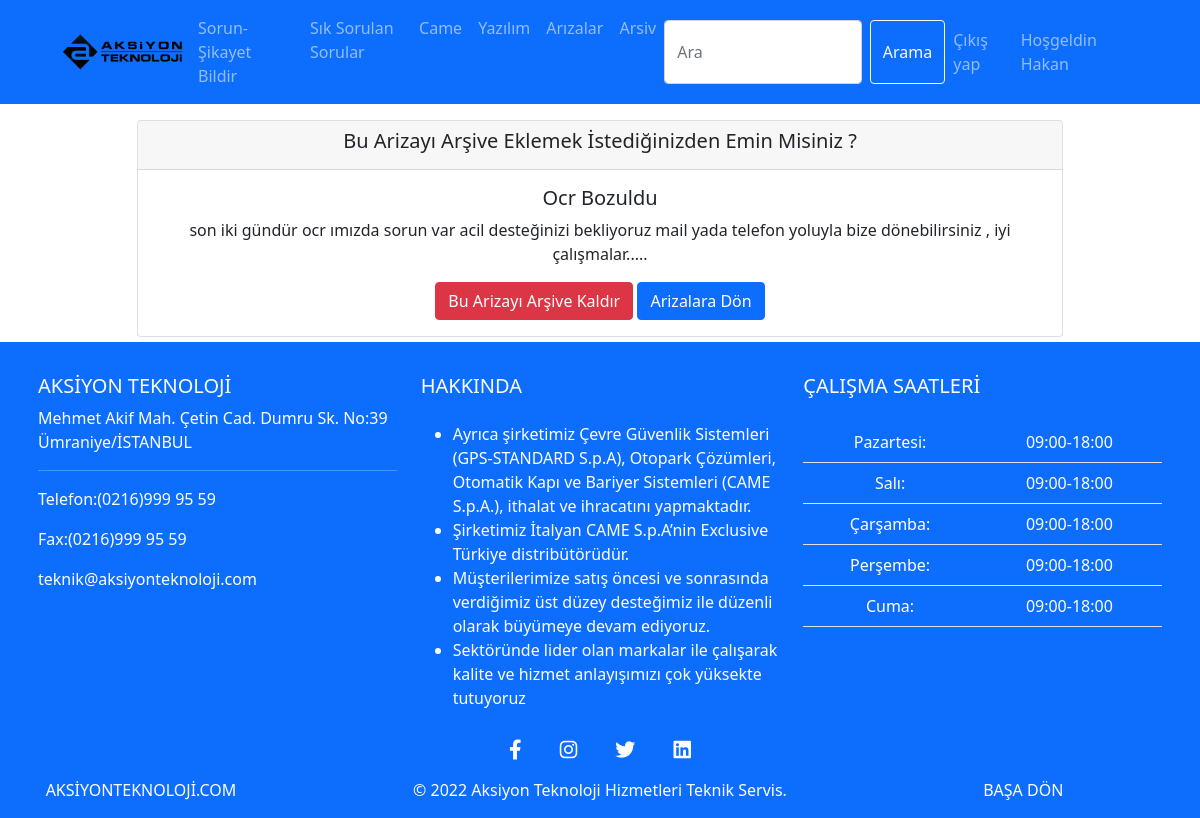
/arsiv/arsivdencikar/ocr-bozuldu-1 (signed in), run on the app's committed database.
### tickets/models.py (models this page shows, shortened)
class Ariza(models.Model):
    gelenMail = models.CharField(max_length=50)
    gelenAdSoyad = models.CharField(max_length=50)
    gelenTelefon = models.CharField(max_length=12)
    gelenKonu = models.CharField(max_length=50)
    gelenAciklama = models.TextField(max_length=2000)
    slug = models.SlugField(null=True,
                            db_index=True, blank=True, editable=False, unique=True)
    firma_bilgi = models.ForeignKey(
        Firma, null=True, on_delete=models.CASCADE, blank=True, default=35, editable=False)
    update_time = models.DateTimeField(auto_now_add=False, auto_now=True)
    create_time = models.DateTimeField(auto_now_add=True, auto_now=False)
    CozumVarMı = models.BooleanField(default=False)
    Arsivmi = models.BooleanField(default=False)

### tickets/views.py (the view)
def arsivdenCikar(request, slug):
    if request.user.is_authenticated:
        form = get_object_or_404(Ariza, slug=slug)
        if form.Arsivmi == True:
            form.Arsivmi = False
            form.save()
            messages.success(request, form.gelenKonu)
            print("test")
            return redirect("arsiv")
        data2 = {
            "arizalar": Ariza.objects.get(slug=slug),
            "form": form,
        }
        return render(request, "arsivekaldir.html", data2)
    else:
        return redirect("tickets")

### tickets/templates/arsivekaldir.html (shortened to what this page needs)
{% extends "basee.html" %}
{% block content %}
    {% include 'partials/_navbar.html' %}
    <div class="container mt-3">
        <div class="row">
            <div class="col-1">
            </div>
            <div class="col-10">
                <form action="">
                <div class="card text-center">
                    <div class="card-header">
                        <h5 class="text-center">Bu Arizayı Arşive Eklemek İstediğinizden Emin Misiniz ?</h5>
                    </div>
                    <div class="card-body">
                        <form action="" method="POST">
                            <h5 class="text-justify">{{arizalar.gelenKonu}}</h5>
                            <p class="card-text">{{arizalar.gelenAciklama|safe|slice:"0:200"}}.....</p>
                            <button class="btn btn-danger" type="submit" id="basicAlert">Bu Arizayı Arşive Kaldır</button>
                            <a href="#" class="btn btn-primary">Arizalara Dön</a>
                         </form>
                    </div>
                  </div>
                </form>
            </div>
            <div class="col-1 mb-2">
            </div>
        </div>
    </div>
    {% endblock %}

### tickets/templates/partials/_navbar.html (shortened to what this page needs)
{% load static %}
<nav class="navbar navbar-expand-lg navbar-dark bg-primary">
    <div class="mx-5 container-fluid" >
      <a href="{% url 'tickets' %}" title=""><img src="{% static 'img/akslogok.png' %}" class="img-responsive" width="130" ></a>
      <div class="collapse navbar-collapse" id="navbarColor02">
        <ul class="navbar-nav me-auto mb-2 mb-lg-0">
          <li class="nav-item">
            <a class="nav-link" href="{% url 'tickets' %}">Sorun-Şikayet Bildir</a>
          </li>
          <li class="nav-item">
            <a class="nav-link" href="{% url 'sss' %}">Sık Sorulan Sorular</a>
          </li>
          <li class="nav-item">
            <a class="nav-link" href="{% url 'came' %}">Came</a>
          </li>
          <li class="nav-item">
            <a class="nav-link" href="{% url 'yazilim' %}">Yazılım</a>
          </li>
          {% if user.is_authenticated %}
          <li class="nav-item">
            <a class="nav-link" href="{% url 'arizalar' %}">Arızalar</a>
          </li>
          <li class="nav-item">
            <a class="nav-link" href="{% url 'arsiv' %}">Arsiv</a>
          </li>
          {% endif %}
        </ul>
        <ul class="mx-2 navbar-nav ms-auto mb-2 mb-lg-0">
          <form action="{% url 'post_search' %}" method="post" class="d-flex" role="search">
            <input name="search_data" class="form-control me-2" type="search" placeholder="Ara" aria-label="Search">
            <button class="btn btn-outline-light" type="submit">Arama</button>
          </form>
          {% if user.is_authenticated %}
          <li class="nav-item">
            <a class="nav-link" href="{% url 'logout' %}">Çıkış yap</a>
          </li>
          <li class="nav-item">
            <a class="nav-link" href="{% url 'paylasimgir' %}">Hoşgeldin {{user.first_name}}</a>
          </li>
          {% endif %}
        </ul>
      </div>
    </div>
  </nav>

### templates/basee.html (style rules this page uses)
.container { margin-bottom: 5px; }

### data on the page
Ariza: gelenKonu "Ocr Bozuldu", gelenAciklama "son iki gündür ocr ımızda sorun var acil desteğinizi bekliyoruz mail yada telefon yoluyla bize dönebilirsiniz , iyi çalışmalar"

### other printed values
{{ user.first_name }} "Hakan"
